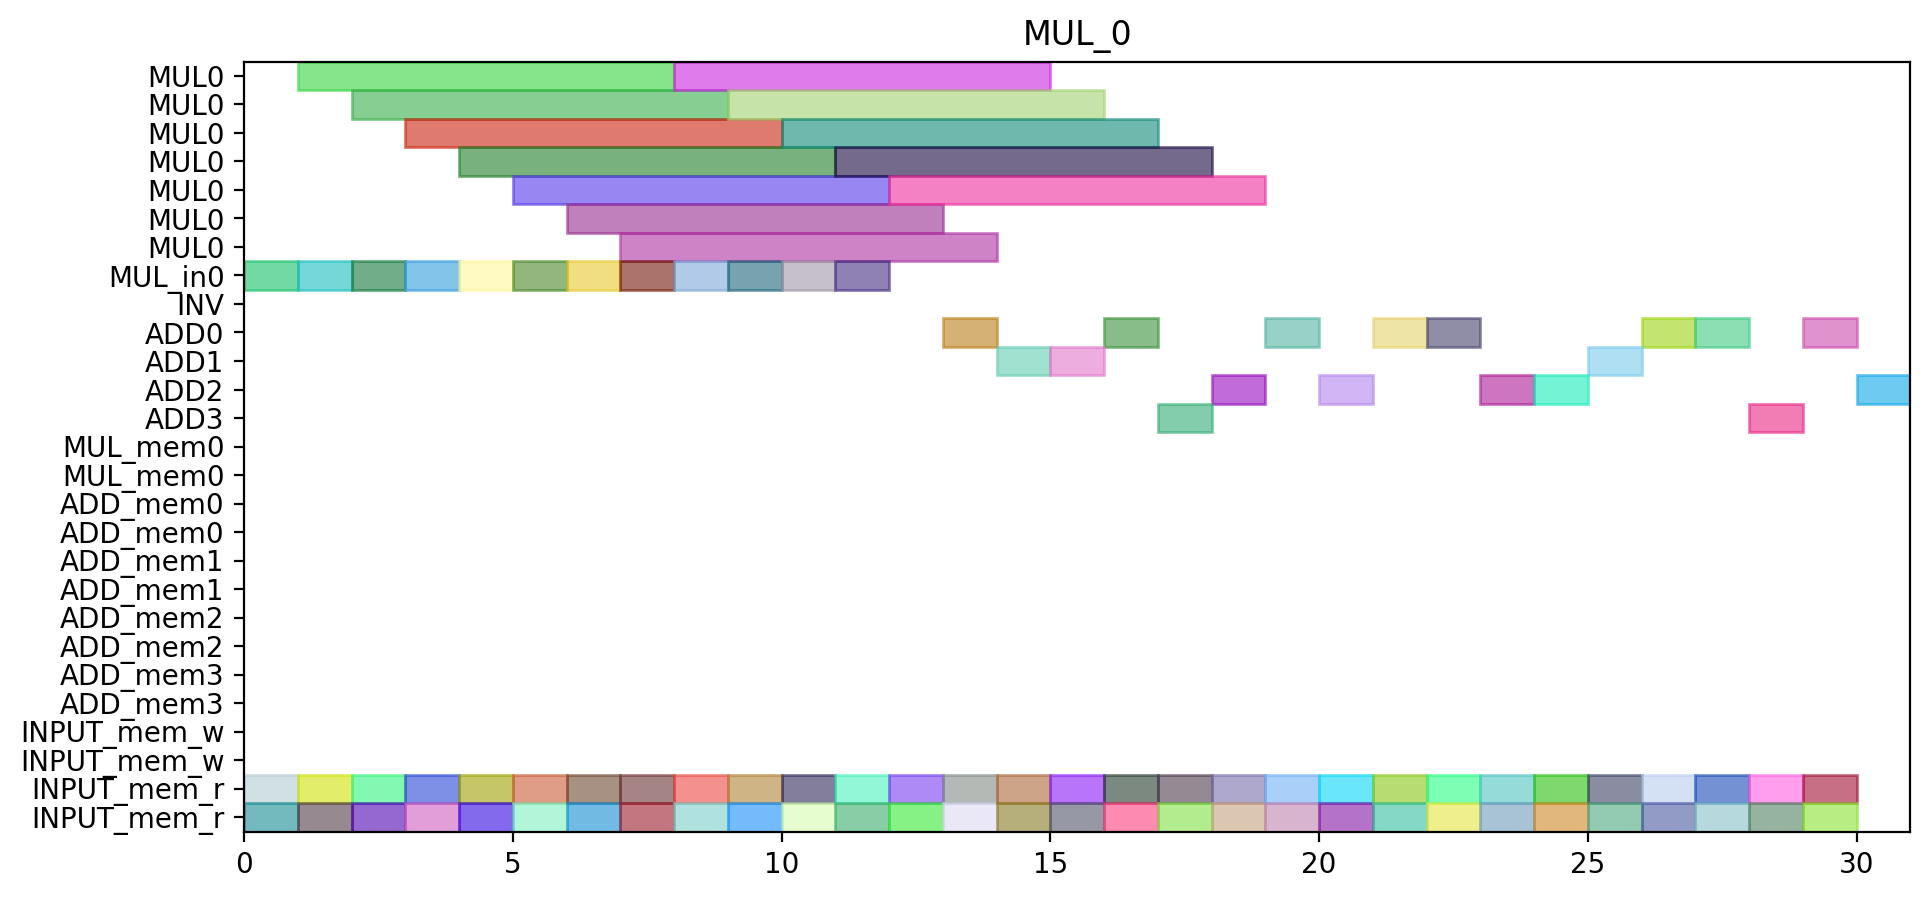

Here is the Python script that generated this plot:
from pyschedule import Scenario, solvers, plotters, alt


def solve():
	horizon = 110
	S = Scenario("MUL_0", horizon=horizon)

	# resource
	MUL = S.Resources('MUL', num=1, size=7)
	MUL_in = S.Resources('MUL_in', num=1)
	INV = S.Resource('INV')
	ADD = S.Resources('ADD', num=4, periods=range(1, horizon))
	MUL_mem = S.Resources('MUL_mem', num=1, size=2)
	ADD_mem = S.Resources('ADD_mem', num=4, size=2)
	INPUT_mem_w = S.Resource('INPUT_mem_w', size=2)
	INPUT_mem_r = S.Resource('INPUT_mem_r', size=2)

	# result of previous scheduling

	# new tasks
	c_t0_t0_t0_in = S.Task('c_t0_t0_t0_in', length=1, delay_cost=1)
	c_t0_t0_t0_in += alt(MUL_in)
	c_t0_t0_t0 = S.Task('c_t0_t0_t0', length=7, delay_cost=1)
	c_t0_t0_t0 += alt(MUL)
	S += c_t0_t0_t0>=c_t0_t0_t0_in

	c_t0_t0_t0_mem0 = S.Task('c_t0_t0_t0_mem0', length=1, delay_cost=1)
	c_t0_t0_t0_mem0 += INPUT_mem_r
	S += c_t0_t0_t0_mem0 <= c_t0_t0_t0

	c_t0_t0_t0_mem1 = S.Task('c_t0_t0_t0_mem1', length=1, delay_cost=1)
	c_t0_t0_t0_mem1 += INPUT_mem_r
	S += c_t0_t0_t0_mem1 <= c_t0_t0_t0

	c_t0_t0_t1_in = S.Task('c_t0_t0_t1_in', length=1, delay_cost=1)
	c_t0_t0_t1_in += alt(MUL_in)
	c_t0_t0_t1 = S.Task('c_t0_t0_t1', length=7, delay_cost=1)
	c_t0_t0_t1 += alt(MUL)
	S += c_t0_t0_t1>=c_t0_t0_t1_in

	c_t0_t0_t1_mem0 = S.Task('c_t0_t0_t1_mem0', length=1, delay_cost=1)
	c_t0_t0_t1_mem0 += INPUT_mem_r
	S += c_t0_t0_t1_mem0 <= c_t0_t0_t1

	c_t0_t0_t1_mem1 = S.Task('c_t0_t0_t1_mem1', length=1, delay_cost=1)
	c_t0_t0_t1_mem1 += INPUT_mem_r
	S += c_t0_t0_t1_mem1 <= c_t0_t0_t1

	c_t0_t0_t2 = S.Task('c_t0_t0_t2', length=1, delay_cost=1)
	c_t0_t0_t2 += alt(ADD)

	c_t0_t0_t2_mem0 = S.Task('c_t0_t0_t2_mem0', length=1, delay_cost=1)
	c_t0_t0_t2_mem0 += INPUT_mem_r
	S += c_t0_t0_t2_mem0 <= c_t0_t0_t2

	c_t0_t0_t2_mem1 = S.Task('c_t0_t0_t2_mem1', length=1, delay_cost=1)
	c_t0_t0_t2_mem1 += INPUT_mem_r
	S += c_t0_t0_t2_mem1 <= c_t0_t0_t2

	c_t0_t0_t3 = S.Task('c_t0_t0_t3', length=1, delay_cost=1)
	c_t0_t0_t3 += alt(ADD)

	c_t0_t0_t3_mem0 = S.Task('c_t0_t0_t3_mem0', length=1, delay_cost=1)
	c_t0_t0_t3_mem0 += INPUT_mem_r
	S += c_t0_t0_t3_mem0 <= c_t0_t0_t3

	c_t0_t0_t3_mem1 = S.Task('c_t0_t0_t3_mem1', length=1, delay_cost=1)
	c_t0_t0_t3_mem1 += INPUT_mem_r
	S += c_t0_t0_t3_mem1 <= c_t0_t0_t3

	c_t0_t1_t0_in = S.Task('c_t0_t1_t0_in', length=1, delay_cost=1)
	c_t0_t1_t0_in += alt(MUL_in)
	c_t0_t1_t0 = S.Task('c_t0_t1_t0', length=7, delay_cost=1)
	c_t0_t1_t0 += alt(MUL)
	S += c_t0_t1_t0>=c_t0_t1_t0_in

	c_t0_t1_t0_mem0 = S.Task('c_t0_t1_t0_mem0', length=1, delay_cost=1)
	c_t0_t1_t0_mem0 += INPUT_mem_r
	S += c_t0_t1_t0_mem0 <= c_t0_t1_t0

	c_t0_t1_t0_mem1 = S.Task('c_t0_t1_t0_mem1', length=1, delay_cost=1)
	c_t0_t1_t0_mem1 += INPUT_mem_r
	S += c_t0_t1_t0_mem1 <= c_t0_t1_t0

	c_t0_t1_t1_in = S.Task('c_t0_t1_t1_in', length=1, delay_cost=1)
	c_t0_t1_t1_in += alt(MUL_in)
	c_t0_t1_t1 = S.Task('c_t0_t1_t1', length=7, delay_cost=1)
	c_t0_t1_t1 += alt(MUL)
	S += c_t0_t1_t1>=c_t0_t1_t1_in

	c_t0_t1_t1_mem0 = S.Task('c_t0_t1_t1_mem0', length=1, delay_cost=1)
	c_t0_t1_t1_mem0 += INPUT_mem_r
	S += c_t0_t1_t1_mem0 <= c_t0_t1_t1

	c_t0_t1_t1_mem1 = S.Task('c_t0_t1_t1_mem1', length=1, delay_cost=1)
	c_t0_t1_t1_mem1 += INPUT_mem_r
	S += c_t0_t1_t1_mem1 <= c_t0_t1_t1

	c_t0_t1_t2 = S.Task('c_t0_t1_t2', length=1, delay_cost=1)
	c_t0_t1_t2 += alt(ADD)

	c_t0_t1_t2_mem0 = S.Task('c_t0_t1_t2_mem0', length=1, delay_cost=1)
	c_t0_t1_t2_mem0 += INPUT_mem_r
	S += c_t0_t1_t2_mem0 <= c_t0_t1_t2

	c_t0_t1_t2_mem1 = S.Task('c_t0_t1_t2_mem1', length=1, delay_cost=1)
	c_t0_t1_t2_mem1 += INPUT_mem_r
	S += c_t0_t1_t2_mem1 <= c_t0_t1_t2

	c_t0_t1_t3 = S.Task('c_t0_t1_t3', length=1, delay_cost=1)
	c_t0_t1_t3 += alt(ADD)

	c_t0_t1_t3_mem0 = S.Task('c_t0_t1_t3_mem0', length=1, delay_cost=1)
	c_t0_t1_t3_mem0 += INPUT_mem_r
	S += c_t0_t1_t3_mem0 <= c_t0_t1_t3

	c_t0_t1_t3_mem1 = S.Task('c_t0_t1_t3_mem1', length=1, delay_cost=1)
	c_t0_t1_t3_mem1 += INPUT_mem_r
	S += c_t0_t1_t3_mem1 <= c_t0_t1_t3

	c_t0_t20 = S.Task('c_t0_t20', length=1, delay_cost=1)
	c_t0_t20 += alt(ADD)

	c_t0_t20_mem0 = S.Task('c_t0_t20_mem0', length=1, delay_cost=1)
	c_t0_t20_mem0 += INPUT_mem_r
	S += c_t0_t20_mem0 <= c_t0_t20

	c_t0_t20_mem1 = S.Task('c_t0_t20_mem1', length=1, delay_cost=1)
	c_t0_t20_mem1 += INPUT_mem_r
	S += c_t0_t20_mem1 <= c_t0_t20

	c_t0_t21 = S.Task('c_t0_t21', length=1, delay_cost=1)
	c_t0_t21 += alt(ADD)

	c_t0_t21_mem0 = S.Task('c_t0_t21_mem0', length=1, delay_cost=1)
	c_t0_t21_mem0 += INPUT_mem_r
	S += c_t0_t21_mem0 <= c_t0_t21

	c_t0_t21_mem1 = S.Task('c_t0_t21_mem1', length=1, delay_cost=1)
	c_t0_t21_mem1 += INPUT_mem_r
	S += c_t0_t21_mem1 <= c_t0_t21

	c_t0_t30 = S.Task('c_t0_t30', length=1, delay_cost=1)
	c_t0_t30 += alt(ADD)

	c_t0_t30_mem0 = S.Task('c_t0_t30_mem0', length=1, delay_cost=1)
	c_t0_t30_mem0 += INPUT_mem_r
	S += c_t0_t30_mem0 <= c_t0_t30

	c_t0_t30_mem1 = S.Task('c_t0_t30_mem1', length=1, delay_cost=1)
	c_t0_t30_mem1 += INPUT_mem_r
	S += c_t0_t30_mem1 <= c_t0_t30

	c_t0_t31 = S.Task('c_t0_t31', length=1, delay_cost=1)
	c_t0_t31 += alt(ADD)

	c_t0_t31_mem0 = S.Task('c_t0_t31_mem0', length=1, delay_cost=1)
	c_t0_t31_mem0 += INPUT_mem_r
	S += c_t0_t31_mem0 <= c_t0_t31

	c_t0_t31_mem1 = S.Task('c_t0_t31_mem1', length=1, delay_cost=1)
	c_t0_t31_mem1 += INPUT_mem_r
	S += c_t0_t31_mem1 <= c_t0_t31

	c_t1_t0_t0_in = S.Task('c_t1_t0_t0_in', length=1, delay_cost=1)
	c_t1_t0_t0_in += alt(MUL_in)
	c_t1_t0_t0 = S.Task('c_t1_t0_t0', length=7, delay_cost=1)
	c_t1_t0_t0 += alt(MUL)
	S += c_t1_t0_t0>=c_t1_t0_t0_in

	c_t1_t0_t0_mem0 = S.Task('c_t1_t0_t0_mem0', length=1, delay_cost=1)
	c_t1_t0_t0_mem0 += INPUT_mem_r
	S += c_t1_t0_t0_mem0 <= c_t1_t0_t0

	c_t1_t0_t0_mem1 = S.Task('c_t1_t0_t0_mem1', length=1, delay_cost=1)
	c_t1_t0_t0_mem1 += INPUT_mem_r
	S += c_t1_t0_t0_mem1 <= c_t1_t0_t0

	c_t1_t0_t1_in = S.Task('c_t1_t0_t1_in', length=1, delay_cost=1)
	c_t1_t0_t1_in += alt(MUL_in)
	c_t1_t0_t1 = S.Task('c_t1_t0_t1', length=7, delay_cost=1)
	c_t1_t0_t1 += alt(MUL)
	S += c_t1_t0_t1>=c_t1_t0_t1_in

	c_t1_t0_t1_mem0 = S.Task('c_t1_t0_t1_mem0', length=1, delay_cost=1)
	c_t1_t0_t1_mem0 += INPUT_mem_r
	S += c_t1_t0_t1_mem0 <= c_t1_t0_t1

	c_t1_t0_t1_mem1 = S.Task('c_t1_t0_t1_mem1', length=1, delay_cost=1)
	c_t1_t0_t1_mem1 += INPUT_mem_r
	S += c_t1_t0_t1_mem1 <= c_t1_t0_t1

	c_t1_t0_t2 = S.Task('c_t1_t0_t2', length=1, delay_cost=1)
	c_t1_t0_t2 += alt(ADD)

	c_t1_t0_t2_mem0 = S.Task('c_t1_t0_t2_mem0', length=1, delay_cost=1)
	c_t1_t0_t2_mem0 += INPUT_mem_r
	S += c_t1_t0_t2_mem0 <= c_t1_t0_t2

	c_t1_t0_t2_mem1 = S.Task('c_t1_t0_t2_mem1', length=1, delay_cost=1)
	c_t1_t0_t2_mem1 += INPUT_mem_r
	S += c_t1_t0_t2_mem1 <= c_t1_t0_t2

	c_t1_t0_t3 = S.Task('c_t1_t0_t3', length=1, delay_cost=1)
	c_t1_t0_t3 += alt(ADD)

	c_t1_t0_t3_mem0 = S.Task('c_t1_t0_t3_mem0', length=1, delay_cost=1)
	c_t1_t0_t3_mem0 += INPUT_mem_r
	S += c_t1_t0_t3_mem0 <= c_t1_t0_t3

	c_t1_t0_t3_mem1 = S.Task('c_t1_t0_t3_mem1', length=1, delay_cost=1)
	c_t1_t0_t3_mem1 += INPUT_mem_r
	S += c_t1_t0_t3_mem1 <= c_t1_t0_t3

	c_t1_t1_t0_in = S.Task('c_t1_t1_t0_in', length=1, delay_cost=1)
	c_t1_t1_t0_in += alt(MUL_in)
	c_t1_t1_t0 = S.Task('c_t1_t1_t0', length=7, delay_cost=1)
	c_t1_t1_t0 += alt(MUL)
	S += c_t1_t1_t0>=c_t1_t1_t0_in

	c_t1_t1_t0_mem0 = S.Task('c_t1_t1_t0_mem0', length=1, delay_cost=1)
	c_t1_t1_t0_mem0 += INPUT_mem_r
	S += c_t1_t1_t0_mem0 <= c_t1_t1_t0

	c_t1_t1_t0_mem1 = S.Task('c_t1_t1_t0_mem1', length=1, delay_cost=1)
	c_t1_t1_t0_mem1 += INPUT_mem_r
	S += c_t1_t1_t0_mem1 <= c_t1_t1_t0

	c_t1_t1_t1_in = S.Task('c_t1_t1_t1_in', length=1, delay_cost=1)
	c_t1_t1_t1_in += alt(MUL_in)
	c_t1_t1_t1 = S.Task('c_t1_t1_t1', length=7, delay_cost=1)
	c_t1_t1_t1 += alt(MUL)
	S += c_t1_t1_t1>=c_t1_t1_t1_in

	c_t1_t1_t1_mem0 = S.Task('c_t1_t1_t1_mem0', length=1, delay_cost=1)
	c_t1_t1_t1_mem0 += INPUT_mem_r
	S += c_t1_t1_t1_mem0 <= c_t1_t1_t1

	c_t1_t1_t1_mem1 = S.Task('c_t1_t1_t1_mem1', length=1, delay_cost=1)
	c_t1_t1_t1_mem1 += INPUT_mem_r
	S += c_t1_t1_t1_mem1 <= c_t1_t1_t1

	c_t1_t1_t2 = S.Task('c_t1_t1_t2', length=1, delay_cost=1)
	c_t1_t1_t2 += alt(ADD)

	c_t1_t1_t2_mem0 = S.Task('c_t1_t1_t2_mem0', length=1, delay_cost=1)
	c_t1_t1_t2_mem0 += INPUT_mem_r
	S += c_t1_t1_t2_mem0 <= c_t1_t1_t2

	c_t1_t1_t2_mem1 = S.Task('c_t1_t1_t2_mem1', length=1, delay_cost=1)
	c_t1_t1_t2_mem1 += INPUT_mem_r
	S += c_t1_t1_t2_mem1 <= c_t1_t1_t2

	c_t1_t1_t3 = S.Task('c_t1_t1_t3', length=1, delay_cost=1)
	c_t1_t1_t3 += alt(ADD)

	c_t1_t1_t3_mem0 = S.Task('c_t1_t1_t3_mem0', length=1, delay_cost=1)
	c_t1_t1_t3_mem0 += INPUT_mem_r
	S += c_t1_t1_t3_mem0 <= c_t1_t1_t3

	c_t1_t1_t3_mem1 = S.Task('c_t1_t1_t3_mem1', length=1, delay_cost=1)
	c_t1_t1_t3_mem1 += INPUT_mem_r
	S += c_t1_t1_t3_mem1 <= c_t1_t1_t3

	c_t1_t20 = S.Task('c_t1_t20', length=1, delay_cost=1)
	c_t1_t20 += alt(ADD)

	c_t1_t20_mem0 = S.Task('c_t1_t20_mem0', length=1, delay_cost=1)
	c_t1_t20_mem0 += INPUT_mem_r
	S += c_t1_t20_mem0 <= c_t1_t20

	c_t1_t20_mem1 = S.Task('c_t1_t20_mem1', length=1, delay_cost=1)
	c_t1_t20_mem1 += INPUT_mem_r
	S += c_t1_t20_mem1 <= c_t1_t20

	c_t1_t21 = S.Task('c_t1_t21', length=1, delay_cost=1)
	c_t1_t21 += alt(ADD)

	c_t1_t21_mem0 = S.Task('c_t1_t21_mem0', length=1, delay_cost=1)
	c_t1_t21_mem0 += INPUT_mem_r
	S += c_t1_t21_mem0 <= c_t1_t21

	c_t1_t21_mem1 = S.Task('c_t1_t21_mem1', length=1, delay_cost=1)
	c_t1_t21_mem1 += INPUT_mem_r
	S += c_t1_t21_mem1 <= c_t1_t21

	c_t1_t30 = S.Task('c_t1_t30', length=1, delay_cost=1)
	c_t1_t30 += alt(ADD)

	c_t1_t30_mem0 = S.Task('c_t1_t30_mem0', length=1, delay_cost=1)
	c_t1_t30_mem0 += INPUT_mem_r
	S += c_t1_t30_mem0 <= c_t1_t30

	c_t1_t30_mem1 = S.Task('c_t1_t30_mem1', length=1, delay_cost=1)
	c_t1_t30_mem1 += INPUT_mem_r
	S += c_t1_t30_mem1 <= c_t1_t30

	c_t1_t31 = S.Task('c_t1_t31', length=1, delay_cost=1)
	c_t1_t31 += alt(ADD)

	c_t1_t31_mem0 = S.Task('c_t1_t31_mem0', length=1, delay_cost=1)
	c_t1_t31_mem0 += INPUT_mem_r
	S += c_t1_t31_mem0 <= c_t1_t31

	c_t1_t31_mem1 = S.Task('c_t1_t31_mem1', length=1, delay_cost=1)
	c_t1_t31_mem1 += INPUT_mem_r
	S += c_t1_t31_mem1 <= c_t1_t31

	c_t2_t0_t0_in = S.Task('c_t2_t0_t0_in', length=1, delay_cost=1)
	c_t2_t0_t0_in += alt(MUL_in)
	c_t2_t0_t0 = S.Task('c_t2_t0_t0', length=7, delay_cost=1)
	c_t2_t0_t0 += alt(MUL)
	S += c_t2_t0_t0>=c_t2_t0_t0_in

	c_t2_t0_t0_mem0 = S.Task('c_t2_t0_t0_mem0', length=1, delay_cost=1)
	c_t2_t0_t0_mem0 += INPUT_mem_r
	S += c_t2_t0_t0_mem0 <= c_t2_t0_t0

	c_t2_t0_t0_mem1 = S.Task('c_t2_t0_t0_mem1', length=1, delay_cost=1)
	c_t2_t0_t0_mem1 += INPUT_mem_r
	S += c_t2_t0_t0_mem1 <= c_t2_t0_t0

	c_t2_t0_t1_in = S.Task('c_t2_t0_t1_in', length=1, delay_cost=1)
	c_t2_t0_t1_in += alt(MUL_in)
	c_t2_t0_t1 = S.Task('c_t2_t0_t1', length=7, delay_cost=1)
	c_t2_t0_t1 += alt(MUL)
	S += c_t2_t0_t1>=c_t2_t0_t1_in

	c_t2_t0_t1_mem0 = S.Task('c_t2_t0_t1_mem0', length=1, delay_cost=1)
	c_t2_t0_t1_mem0 += INPUT_mem_r
	S += c_t2_t0_t1_mem0 <= c_t2_t0_t1

	c_t2_t0_t1_mem1 = S.Task('c_t2_t0_t1_mem1', length=1, delay_cost=1)
	c_t2_t0_t1_mem1 += INPUT_mem_r
	S += c_t2_t0_t1_mem1 <= c_t2_t0_t1

	c_t2_t0_t2 = S.Task('c_t2_t0_t2', length=1, delay_cost=1)
	c_t2_t0_t2 += alt(ADD)

	c_t2_t0_t2_mem0 = S.Task('c_t2_t0_t2_mem0', length=1, delay_cost=1)
	c_t2_t0_t2_mem0 += INPUT_mem_r
	S += c_t2_t0_t2_mem0 <= c_t2_t0_t2

	c_t2_t0_t2_mem1 = S.Task('c_t2_t0_t2_mem1', length=1, delay_cost=1)
	c_t2_t0_t2_mem1 += INPUT_mem_r
	S += c_t2_t0_t2_mem1 <= c_t2_t0_t2

	c_t2_t0_t3 = S.Task('c_t2_t0_t3', length=1, delay_cost=1)
	c_t2_t0_t3 += alt(ADD)

	c_t2_t0_t3_mem0 = S.Task('c_t2_t0_t3_mem0', length=1, delay_cost=1)
	c_t2_t0_t3_mem0 += INPUT_mem_r
	S += c_t2_t0_t3_mem0 <= c_t2_t0_t3

	c_t2_t0_t3_mem1 = S.Task('c_t2_t0_t3_mem1', length=1, delay_cost=1)
	c_t2_t0_t3_mem1 += INPUT_mem_r
	S += c_t2_t0_t3_mem1 <= c_t2_t0_t3

	c_t2_t1_t0_in = S.Task('c_t2_t1_t0_in', length=1, delay_cost=1)
	c_t2_t1_t0_in += alt(MUL_in)
	c_t2_t1_t0 = S.Task('c_t2_t1_t0', length=7, delay_cost=1)
	c_t2_t1_t0 += alt(MUL)
	S += c_t2_t1_t0>=c_t2_t1_t0_in

	c_t2_t1_t0_mem0 = S.Task('c_t2_t1_t0_mem0', length=1, delay_cost=1)
	c_t2_t1_t0_mem0 += INPUT_mem_r
	S += c_t2_t1_t0_mem0 <= c_t2_t1_t0

	c_t2_t1_t0_mem1 = S.Task('c_t2_t1_t0_mem1', length=1, delay_cost=1)
	c_t2_t1_t0_mem1 += INPUT_mem_r
	S += c_t2_t1_t0_mem1 <= c_t2_t1_t0

	c_t2_t1_t1_in = S.Task('c_t2_t1_t1_in', length=1, delay_cost=1)
	c_t2_t1_t1_in += alt(MUL_in)
	c_t2_t1_t1 = S.Task('c_t2_t1_t1', length=7, delay_cost=1)
	c_t2_t1_t1 += alt(MUL)
	S += c_t2_t1_t1>=c_t2_t1_t1_in

	c_t2_t1_t1_mem0 = S.Task('c_t2_t1_t1_mem0', length=1, delay_cost=1)
	c_t2_t1_t1_mem0 += INPUT_mem_r
	S += c_t2_t1_t1_mem0 <= c_t2_t1_t1

	c_t2_t1_t1_mem1 = S.Task('c_t2_t1_t1_mem1', length=1, delay_cost=1)
	c_t2_t1_t1_mem1 += INPUT_mem_r
	S += c_t2_t1_t1_mem1 <= c_t2_t1_t1

	solvers.mip.solve(S,msg=1,kind='CPLEX',ratio_gap=1.01)

	solution = [['hoge']*len(S.solution()[1]) for i in range(len(S.solution()))]
	for i in range(len(S.solution())):
		for j in range(len(S.solution()[i])):
			solution[i][j]=str(S.solution()[i][j])
	print(solution)

	cycles = int(solution[-1][3])

	pic_file_name = "/home/mfukuda/pairing_automation_design2/bls12-440/scheduling/MUL_mul1_add4/MUL_0.png"
	if(S.solution() != []):
		plotters.matplotlib.plot(S,img_filename=pic_file_name, vertical_text=True, fig_size=(cycles*0.25+3, 5), show_task_labels=False)

	return solution
